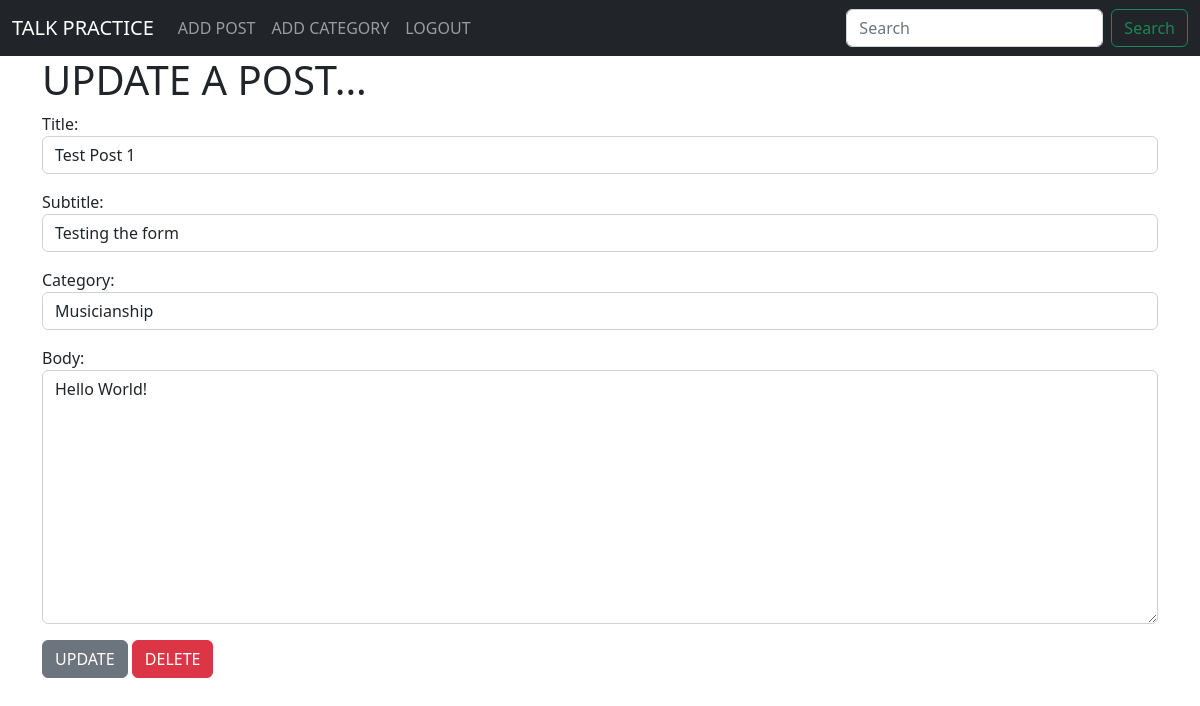
Page /article/edit/1/ (signed in) on the earlier database version.
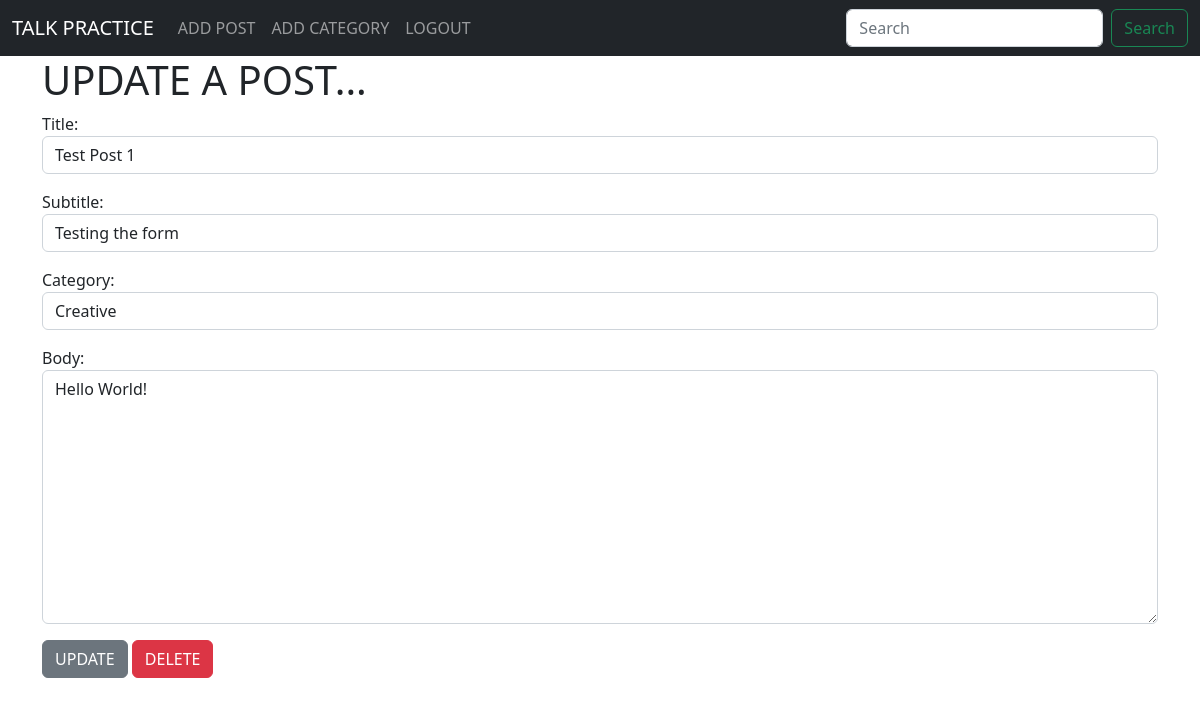
Same page on the later database version.
### blog/models.py (models this page shows, shortened)
class Post(models.Model):
    title = models.CharField(max_length=250)
    subtitle = models.CharField(max_length=250, default='')
    author = models.ForeignKey(User, on_delete=models.CASCADE,)
    body = models.TextField()
    category = models.CharField(max_length=250, default='no-tag')
    post_date = models.DateField(auto_now_add=True)

### blog/views.py (the view)
# urls.py: path('article/edit/<int:pk>/', UpdatePostView.as_view(), name='update-post'),
class UpdatePostView(UpdateView):
    model = Post
    form_class = EditForm
    template_name = 'update-post.html'

### blog/forms.py
class EditForm(forms.ModelForm):
    class Meta:
        model = Post
        fields = ('title', 'subtitle', 'category', 'body')
        widgets = {
            'title': forms.TextInput(attrs={'class':'form-control', 'placeholder': 'Add a concise title'}),
            'subtitle': forms.TextInput(attrs={'class':'form-control', 'placeholder':'What is your post about?'}),
            'category': forms.Select(choices=category_list, attrs={'class':'form-control'}),
            'body': forms.Textarea(attrs={'class':'form-control', 'placeholder':'Add your content here...'}),
        }

### blog/templates/update-post.html (shortened to what this page needs)
{% extends 'base.html' %}
{% block content %}
{% if user.is_authenticated %}
<h1>UPDATE A POST...</h1>
<div class="form-group">
    <form method="POST">
        {{form.as_p}}
        <button class="btn btn-secondary">UPDATE</button>
        <button class="btn btn-danger">DELETE</button>
    </form>
</div>
{% else %}
<p>You need to login or register to begin editing and creating posts</p>
<button class="btn btn-secondary text-decoration-none"><a href="{% url 'register' %}">REGISTER</a></button>
<br>
<button class="btn btn-secondary text-decoration-none"><a href="{% url 'login' %}">LOGIN</a></button>
{% endif %}
{% endblock %}

Differences in the rows shown:
changed Post "Test Post 1": category "Musicianship" → "Creative"
